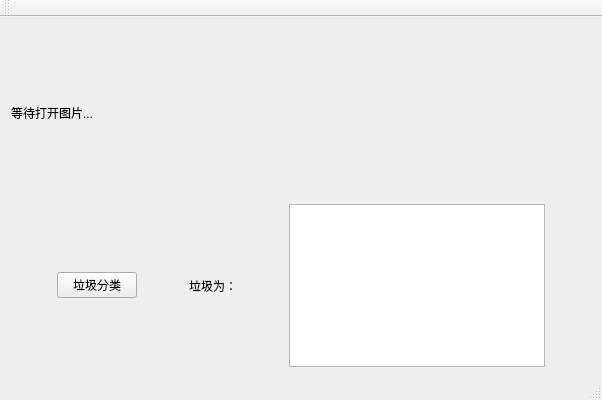
<?xml version="1.0" encoding="UTF-8"?>
<ui version="4.0">
 <class>GBGClass</class>
 <widget class="QMainWindow" name="GBGClass">
  <property name="geometry">
   <rect>
    <x>0</x>
    <y>0</y>
    <width>600</width>
    <height>400</height>
   </rect>
  </property>
  <property name="windowTitle">
   <string>QtGuiApplication1</string>
  </property>
  <widget class="QWidget" name="centralWidget">
   <layout class="QHBoxLayout" name="horizontalLayout">
    <item>
     <layout class="QVBoxLayout" name="verticalLayout">
      <item>
       <widget class="QLabel" name="label_img">
        <property name="minimumSize">
         <size>
          <width>580</width>
          <height>170</height>
         </size>
        </property>
        <property name="text">
         <string>等待打开图片...</string>
        </property>
       </widget>
      </item>
      <item>
       <layout class="QHBoxLayout" name="horizontalLayout_2">
        <item>
         <spacer name="horizontalSpacer_4">
          <property name="orientation">
           <enum>Qt::Horizontal</enum>
          </property>
          <property name="sizeHint" stdset="0">
           <size>
            <width>40</width>
            <height>20</height>
           </size>
          </property>
         </spacer>
        </item>
        <item>
         <widget class="QPushButton" name="pushButton">
          <property name="text">
           <string>垃圾分类</string>
          </property>
         </widget>
        </item>
        <item>
         <spacer name="horizontalSpacer_3">
          <property name="orientation">
           <enum>Qt::Horizontal</enum>
          </property>
          <property name="sizeHint" stdset="0">
           <size>
            <width>40</width>
            <height>20</height>
           </size>
          </property>
         </spacer>
        </item>
        <item>
         <widget class="QLabel" name="label_text">
          <property name="text">
           <string>垃圾为：</string>
          </property>
         </widget>
        </item>
        <item>
         <spacer name="horizontalSpacer_2">
          <property name="orientation">
           <enum>Qt::Horizontal</enum>
          </property>
          <property name="sizeHint" stdset="0">
           <size>
            <width>40</width>
            <height>20</height>
           </size>
          </property>
         </spacer>
        </item>
        <item>
         <layout class="QVBoxLayout" name="verticalLayout_2">
          <item>
           <widget class="QTextBrowser" name="textBrowser">
            <property name="minimumSize">
             <size>
              <width>0</width>
              <height>20</height>
             </size>
            </property>
           </widget>
          </item>
         </layout>
        </item>
        <item>
         <spacer name="horizontalSpacer">
          <property name="orientation">
           <enum>Qt::Horizontal</enum>
          </property>
          <property name="sizeHint" stdset="0">
           <size>
            <width>40</width>
            <height>20</height>
           </size>
          </property>
         </spacer>
        </item>
       </layout>
      </item>
     </layout>
    </item>
   </layout>
  </widget>
  <widget class="QToolBar" name="mainToolBar">
   <attribute name="toolBarArea">
    <enum>TopToolBarArea</enum>
   </attribute>
   <attribute name="toolBarBreak">
    <bool>false</bool>
   </attribute>
  </widget>
  <widget class="QStatusBar" name="statusBar"/>
 </widget>
 <layoutdefault spacing="6" margin="11"/>
 <resources>
  <include location="GBG.qrc"/>
 </resources>
 <connections/>
 <slots>
  <slot>click_button()</slot>
 </slots>
</ui>
